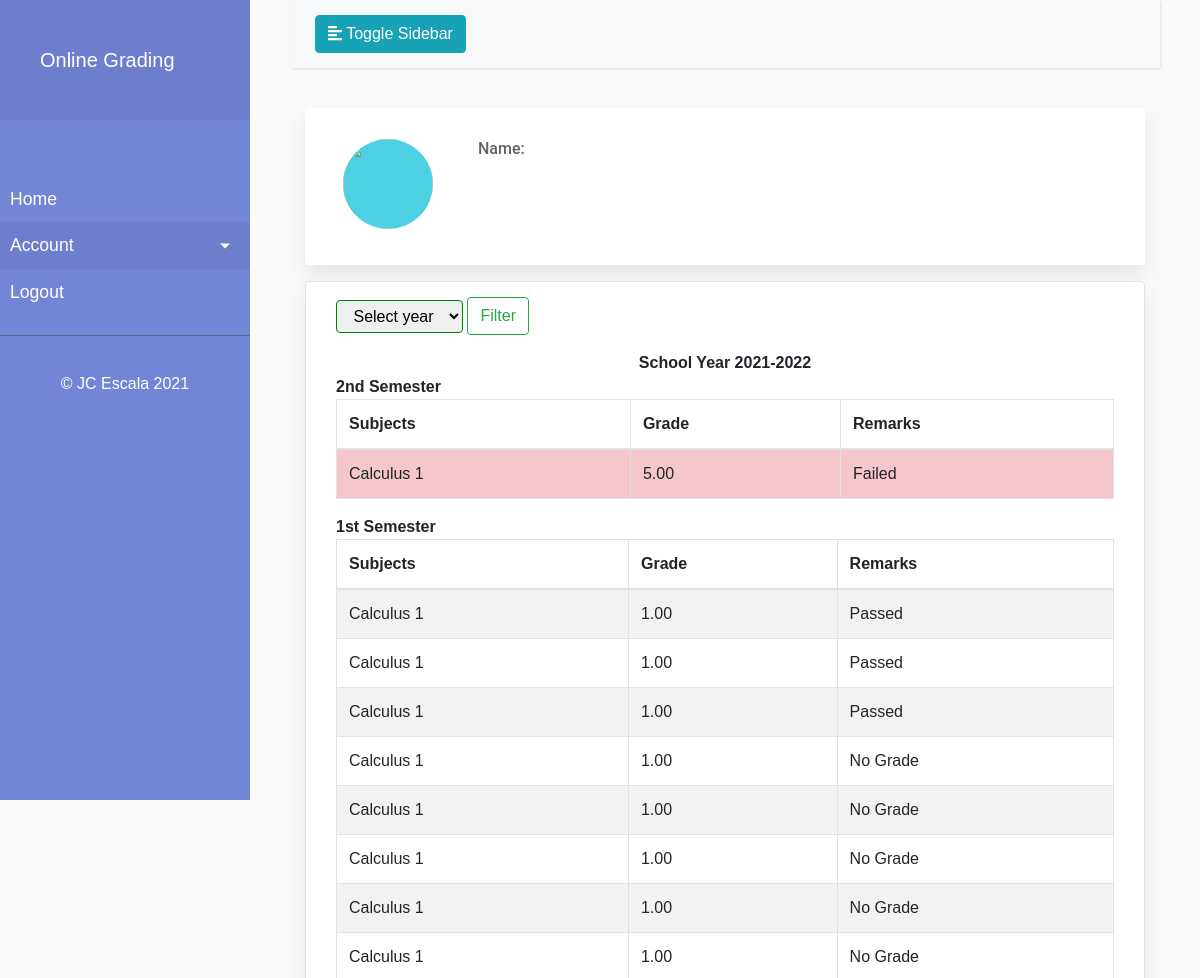
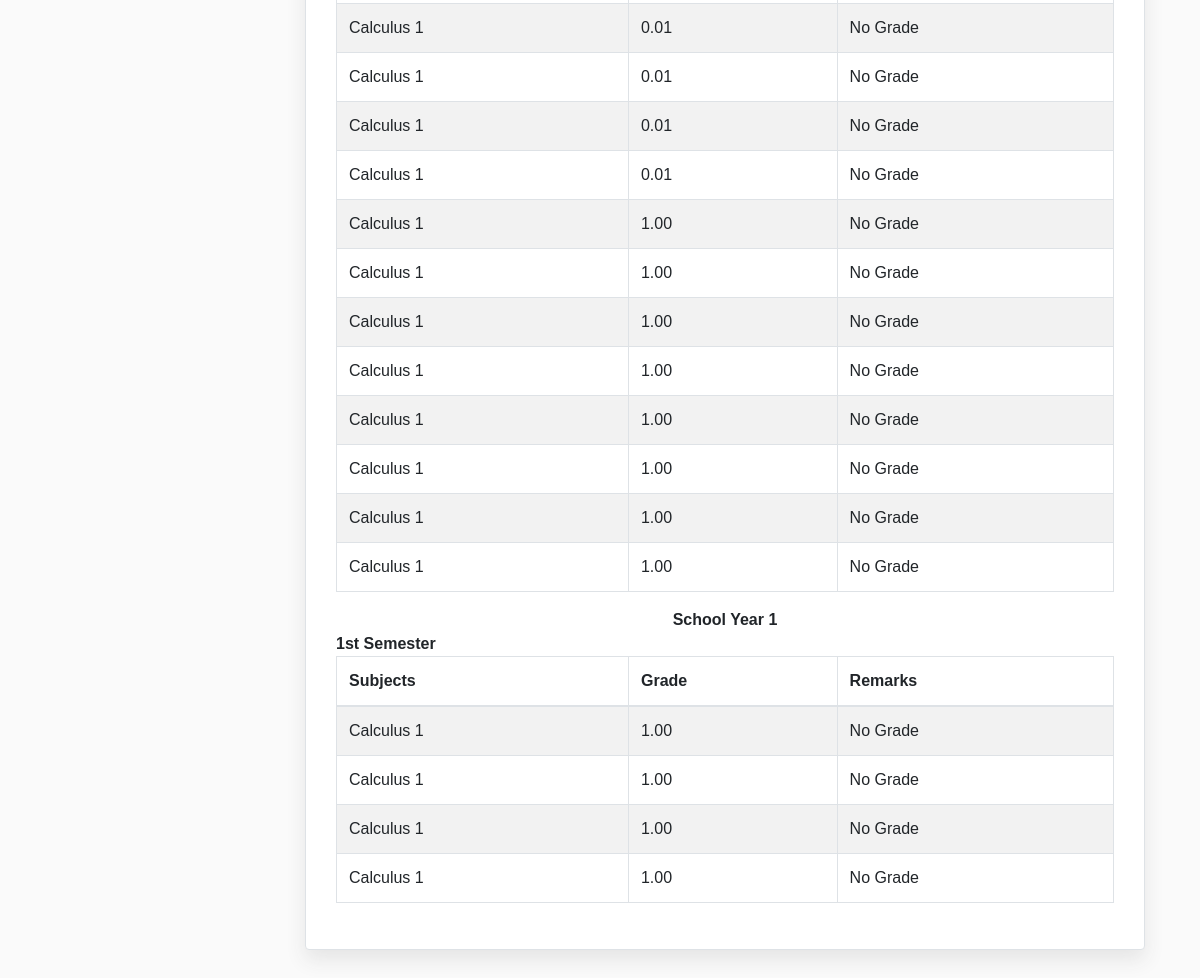
/7, run on the app's committed database (2 pictures, top to bottom).
### grade/models.py (models this page shows, shortened)
class Subject(models.Model):
    SEMESTER_CHOICES = (
        ('1st', '1st Sem'),
        ('2nd', '2nd Sem')
    )
    REMARKS = (
        ('1', 'Passed'),
        ('2', 'Failed'),
        ('3', 'No Grade'),
        ('4', 'Incomplete')
    )
    instructor = models.ForeignKey(
        Teacher, on_delete=models.CASCADE, unique=False)
    name = models.ForeignKey(
        Student, on_delete=models.CASCADE)
    year_taken = models.CharField(max_length=225)
    semester = models.CharField(
        max_length=10, choices=SEMESTER_CHOICES, default='1st')
    subject_name = models.ForeignKey(
        SchoolSubject, on_delete=models.CASCADE, unique=False)
    grade = models.DecimalField(max_digits=4, decimal_places=2, blank=True, null=True, validators=[
                                MinValueValidator(0.00), MaxValueValidator(5.00)])
    remarks = models.CharField(max_length=10, choices=REMARKS, default='3')
    slug = AutoSlugField(populate_from=['subject_name'], max_length=250)
    class Meta:
        ordering = ['-year_taken', '-semester']

class SchoolSubject(models.Model):
    subject_name = models.CharField(max_length=250)
    def __str__(self):
        return self.subject_name

### grade/views.py (the view)
# urls.py: path('<int:pk>', views.StudentSubjects.as_view(), name='student-grade'),
class StudentSubjects(ListView):
    model = Subject
    template_name = 'student/student_grade.html'
    context_object_name = 'student'
    def get_queryset(self, *args, **kwargs):
        names = get_list_or_404(
            Student, pk=self.kwargs.get('pk'))
        if 'school_year' in self.request.GET:
            school_year = self.request.GET['school_year']
            return Subject.objects.filter(name=names[0], year_taken=school_year)
        sub = Subject.objects.filter(name=names[0])
        return sub
    def get_context_data(self, **kwargs):
        names = get_list_or_404(
            Student, pk=self.kwargs.get('pk'))
        a = []
        b = []
        context = super().get_context_data(**kwargs)
        context['id_number'] = Student.objects.filter(
            pk=self.kwargs.get('id_number'))
        context['year'] = Subject.objects.filter(name=names[0])
        for i in context['year']:
            a.append(i.year_taken)
        for i in a:
            if i not in b:
                b.append(i)
        context['years'] = b
        context['information'] = Student.objects.filter(
            pk=self.request.user.pk)
        return context

### grade/templates/student/student_grade.html (shortened to what this page needs)
{% extends 'grade/base.html' %}
{% load static %}
{% block contents %}
    <div class="wrapper">
        <nav id="sidebar">
            <div class="sidebar-header">
                <div class="sidebar-header">
                    {% if request.user.is_student %}
                        <a class="navbar-brand" href="{% url 'student-grade' user.pk %}">Online Grading</a>
                    {% elif request.user.is_teacher%}
                        <a class="navbar-brand" href="{% url 'teacher' %}">Online Grading</a>
                    {% else %}
                        <a class="navbar-brand" href="{% url 'adminpage' %}">Online Grading</a>
                    {% endif %}
                </div>
            </div>
            <ul class="list-unstyled components">
                <p>{{user.first_name}} {{user.last_name}}</p>
                <li>
                    <a href="{% url 'student-grade' user.pk %}">Home</a>
                </li>
                <li class="active">
                    <a href="#homeSubmenu" data-toggle="collapse" aria-expanded="false" class="dropdown-toggle">Account</a>
                </li>
                 <li>
                    <a href="{%url 'logout'%}">Logout</a>
                </li>
            </ul>
            <ul class="list-unstyled CTAs">
                <footer class="text-center">&copy; JC Escala 2021 </footer>
            </ul>
        </nav>
        <div id="content">
            <nav class="navbar navbar-expand-lg sticky-top navbar-light bg-light">
                <div class="container-fluid">
                    <button type="button" id="sidebarCollapse" class="btn btn-info">
                        <i class="fas fa-align-left"></i>
                        <span>Toggle Sidebar</span>
                    </button>
                </div>
            </nav>
            <div class="container">
        <div class="about-card mb-3 mt-3" id="about-card">
            <div class="row">
                <div class="col-md-2 mt-3 text-center">
                    <img class="rounded-circle account-img" id="student-image" src="{{ user.profile.image.url }}" width="90" height="90">
                </div>
                <div class="col-md mt-3">
                    <h6><span id="student-name">Name:</span> <span id="student-name-info">{{user.first_name}} {{user.last_name}}</span></h6>
                </div>
                <div class="col-md mb-3 mt-3">
                </div>
            </div>
        </div>
        <div class="col-md border" id="grade-card">
            <form id="dropdown_menu_form">
                <select class="btn" name="school_year" form="dropdown_menu_form" style="border-color:green">
                    <option disabled="true" selected>Select year</option>
                </select>
                <button class="btn btn-outline-success my-2 my-sm-0" type="submit">Filter</button>
            </form>
            {% regroup student by year_taken as students %}
            {% for year_taken in students %}
                <div class="col-md text-center mt-3 table-responsive" style="margin:auto"><strong>School Year {{year_taken.grouper}}</strong></div>
                {% regroup year_taken.list by semester as sem %}
                {% for semm in sem %}
                    <strong>{{semm.grouper}} Semester</strong>
                    <table class="table table-striped table-hover table-bordered" width="100%">
                        <thead>
                            <tr>
                                <th scope="row">Subjects</th>
                                <th scope="row">Grade</th>
                                <th scope="row">Remarks</th>
                            </tr>
                        </thead>
                        <tbody>
                            {% for subject in semm.list %}
                                <tr>
                                    {% if subject.grade == 5.00 %}
                                        <td class="table-danger">{{subject.subject_name}}</td>
                                        <td class="table-danger">{{subject.grade}}</td>
                                        <td class="table-danger">{{subject.get_remarks_display}}</td>
                                    {% else %}
                                        <td>{{subject.subject_name}}</td>
                                        <td>{{subject.grade}}</td>
                                        <td>{{subject.get_remarks_display}}</td>
                                    {% endif %}
                                </tr>
                            {% endfor %}
                        </tbody>
                    </table>
                {% endfor %}
            {% endfor %}
        </div>
    </div>
        </div>
    </div>
{% endblock contents %}

### static/css/main.css (style rules this page uses)
body { background-color: #f0f1f3; }
.navbar { background-color: #f0f1f3; color: #646464; box-shadow: 0px 6px 6px -6px rgba(0,0,0,.5); }
#about-card, #grade-card { border-radius: 4px; box-shadow: 0px 10px 20px 0px rgb(229 229 229); padding: 15px 30px 30px; background-color: #ffffff; }
#student-name, #student-gender, #student-birth, #student-course, #student-year, #student-status { color: #646464; font-size: 16px; font-family: 'Roboto', sans-serif; padding: 8px; }
#student-name-info, #student-gender-info, #student-birth-info, #student-course-info, #student-year-info, #student-year-status { font-size: 16px; font-family: 'Roboto', sans-serif; padding: 8px; font-weight: 500; }
#student-image { margin-bottom: 6px; background-color: #4dd0e1; }
body { font-family: 'Poppins', sans-serif; background: #fafafa; }
p { font-family: 'Poppins', sans-serif; font-size: 1.1em; font-weight: 300; line-height: 1.7em; color: #999; }
a, a:hover, a:focus { color: inherit; text-decoration: none; transition: all 0.3s; }
.navbar { padding: 15px 10px; background: #fff; border: none; border-radius: 0; margin-bottom: 40px; box-shadow: 1px 1px 3px rgba(0, 0, 0, 0.1); }
.wrapper { display: flex; width: 100%; }
#sidebar { width: 250px; position: fixed; top: 0; left: 0; height: 100vh; z-index: 999; background: #7386D5; color: #fff; transition: all 0.3s; }
#sidebar .sidebar-header { padding: 20px; background: #6d7fcc; }
#sidebar ul.components { padding: 20px 0; border-bottom: 1px solid #47748b; }
#sidebar ul p { color: #fff; padding: 10px; }
#sidebar ul li a { padding: 10px; font-size: 1.1em; display: block; }
#sidebar ul li.active>a, a[aria-expanded="true"] { color: #fff; background: #6d7fcc; }
a[data-toggle="collapse"] { position: relative; }
.dropdown-toggle::after { display: block; position: absolute; top: 50%; right: 20px; transform: translateY(-50%); }
ul.CTAs { padding: 20px; }
#content { width: calc(100% - 250px); padding: 0px 40px 40px; min-height: 100vh; transition: all 0.3s; position: absolute; top: 0; right: 0; }

### data on the page
Subject: grouper "2021-2022", grouper "2nd", subject_name "Calculus 1", grade "5.00", remarks "Failed"
Subject: grouper "1st", subject_name "Calculus 1", grade "1.00", remarks "Passed"
Subject: subject_name "Calculus 1", grade "1.00", remarks "Passed"
Subject: subject_name "Calculus 1", grade "1.00", remarks "Passed"
Subject: subject_name "Calculus 1", grade "1.00", remarks "No Grade"
Subject: subject_name "Calculus 1", grade "1.00", remarks "No Grade"
Subject: subject_name "Calculus 1", grade "1.00", remarks "No Grade"
Subject: subject_name "Calculus 1", grade "1.00", remarks "No Grade"
Subject: subject_name "Calculus 1", grade "1.00", remarks "No Grade"
Subject: subject_name "Calculus 1", grade "0.01", remarks "No Grade"
Subject: subject_name "Calculus 1", grade "0.01", remarks "No Grade"
Subject: subject_name "Calculus 1", grade "0.01", remarks "No Grade"
Subject: subject_name "Calculus 1", grade "0.01", remarks "No Grade"
Subject: subject_name "Calculus 1", grade "1.00", remarks "No Grade"
Subject: subject_name "Calculus 1", grade "1.00", remarks "No Grade"
Subject: subject_name "Calculus 1", grade "1.00", remarks "No Grade"
Subject: subject_name "Calculus 1", grade "1.00", remarks "No Grade"
Subject: subject_name "Calculus 1", grade "1.00", remarks "No Grade"
Subject: subject_name "Calculus 1", grade "1.00", remarks "No Grade"
Subject: subject_name "Calculus 1", grade "1.00", remarks "No Grade"
Subject: subject_name "Calculus 1", grade "1.00", remarks "No Grade"
Subject: grouper "1st", subject_name "Calculus 1", grade "1.00", remarks "No Grade"
Subject: subject_name "Calculus 1", grade "1.00", remarks "No Grade"
Subject: subject_name "Calculus 1", grade "1.00", remarks "No Grade"
Subject: subject_name "Calculus 1", grade "1.00", remarks "No Grade"

### other printed values
{{ year_taken.grouper }} "1"
